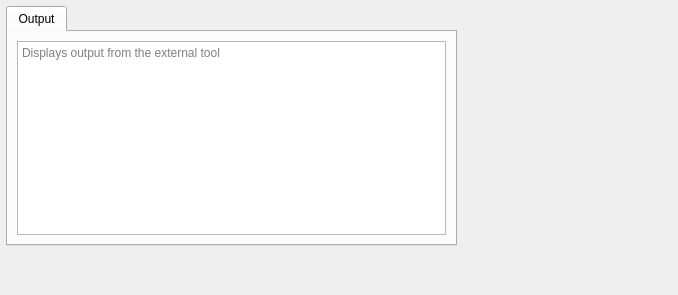
<?xml version="1.0" encoding="UTF-8"?>
<ui version="4.0">
 <class>ToolView</class>
 <widget class="QWidget" name="ToolView">
  <property name="geometry">
   <rect>
    <x>0</x>
    <y>0</y>
    <width>678</width>
    <height>295</height>
   </rect>
  </property>
  <widget class="QTabWidget" name="tabWidget">
   <property name="geometry">
    <rect>
     <x>6</x>
     <y>6</y>
     <width>451</width>
     <height>240</height>
    </rect>
   </property>
   <property name="currentIndex">
    <number>0</number>
   </property>
   <widget class="QWidget" name="tabOutput">
    <attribute name="title">
     <string>Output</string>
    </attribute>
    <layout class="QVBoxLayout" name="verticalLayout">
     <item>
      <widget class="QTextEdit" name="teOutput">
       <property name="readOnly">
        <bool>true</bool>
       </property>
       <property name="placeholderText">
        <string>Displays output from the external tool</string>
       </property>
      </widget>
     </item>
    </layout>
   </widget>
  </widget>
 </widget>
 <resources/>
 <connections/>
</ui>
